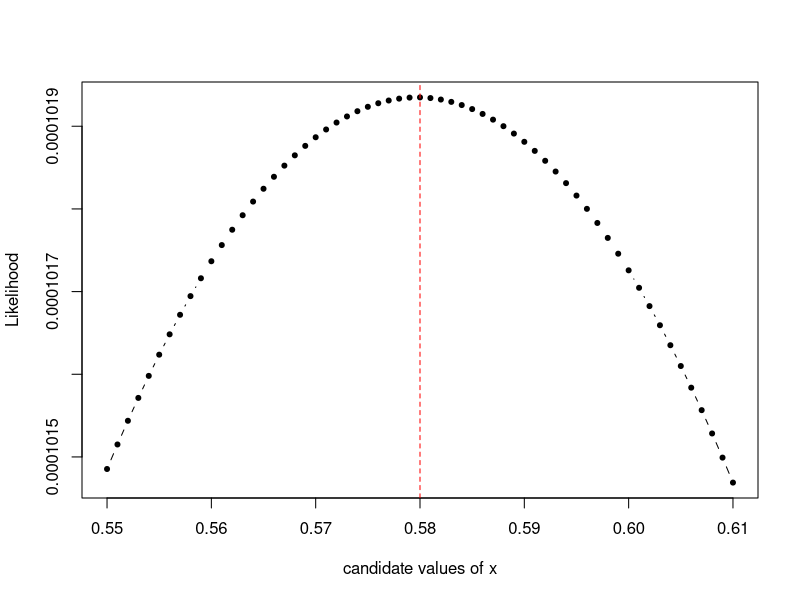
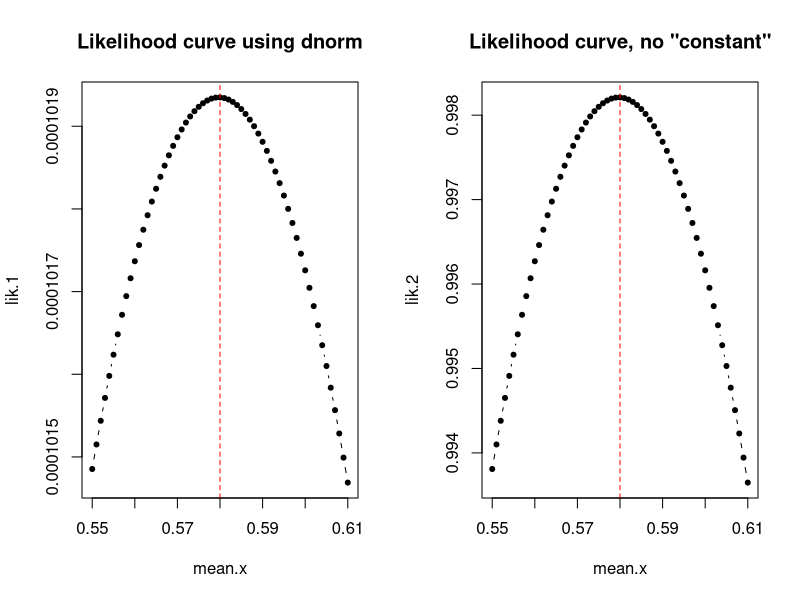
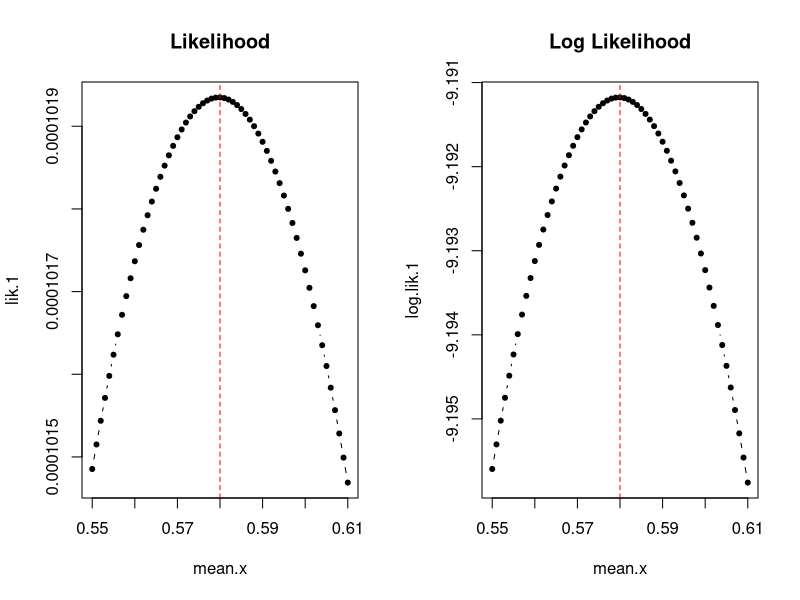
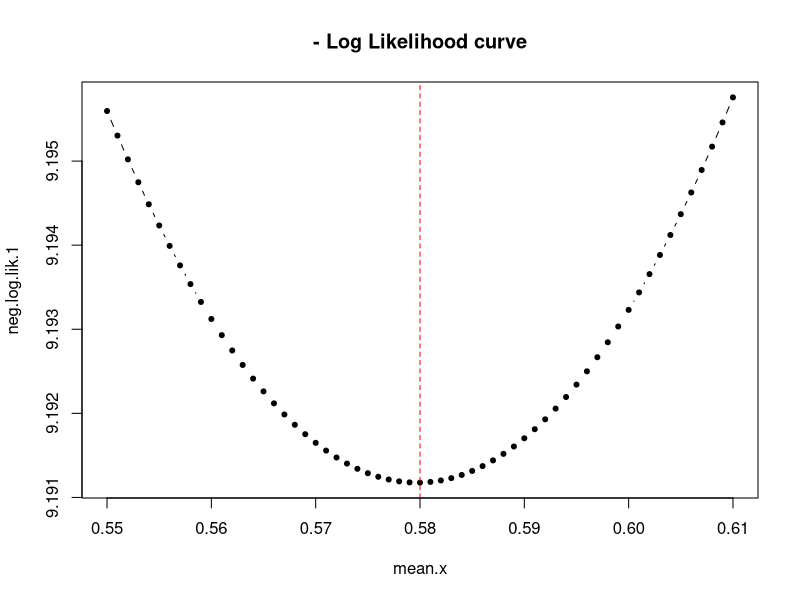
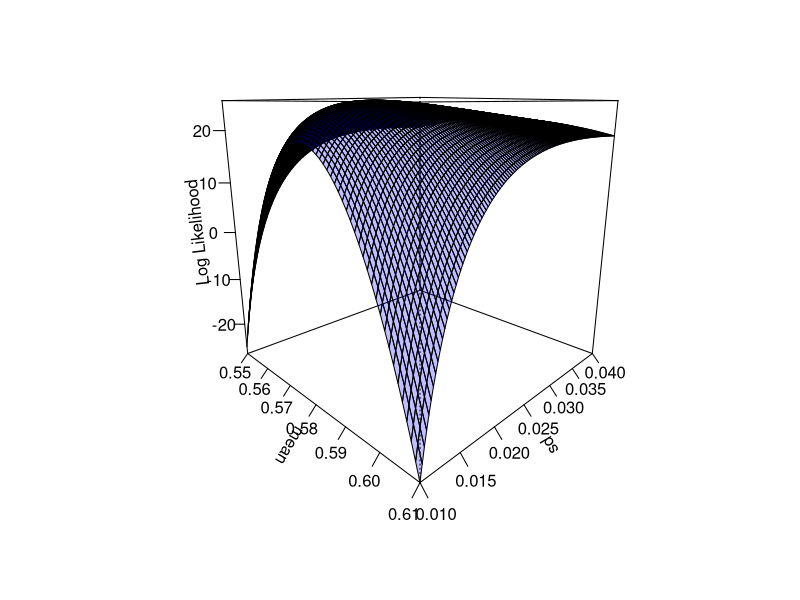
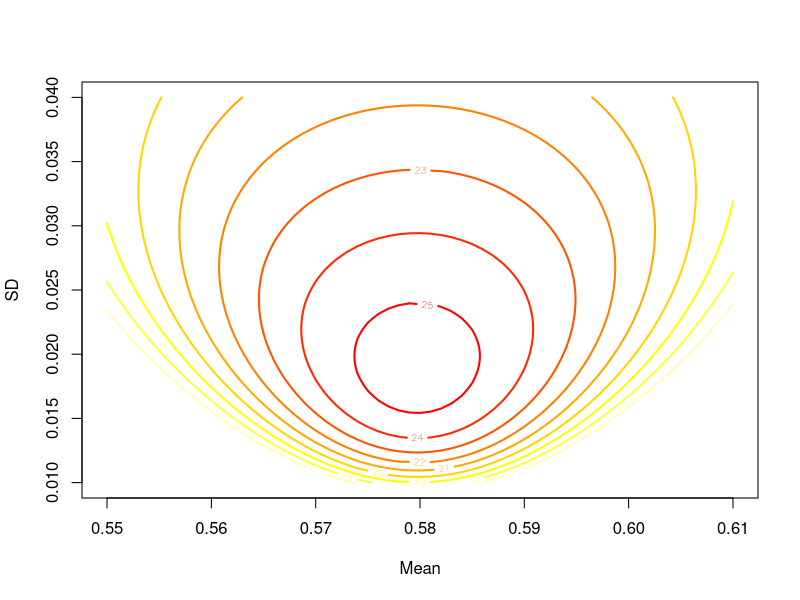
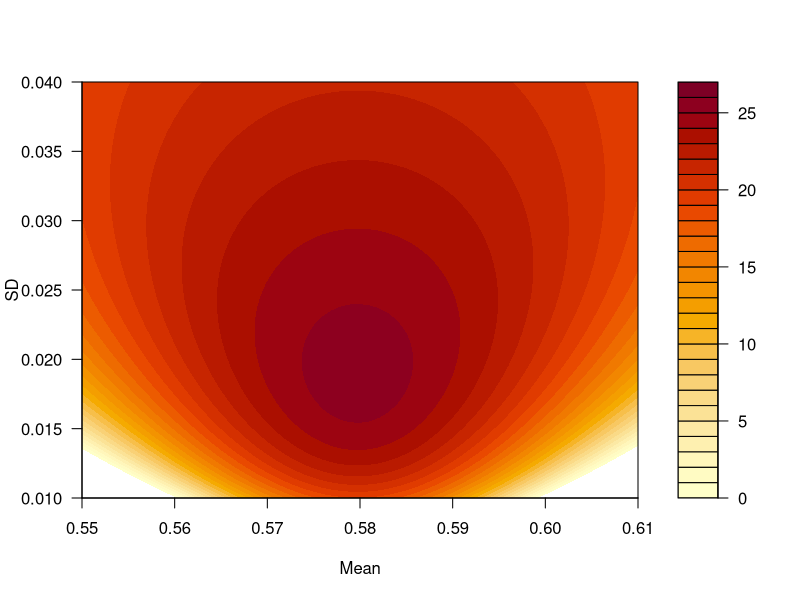
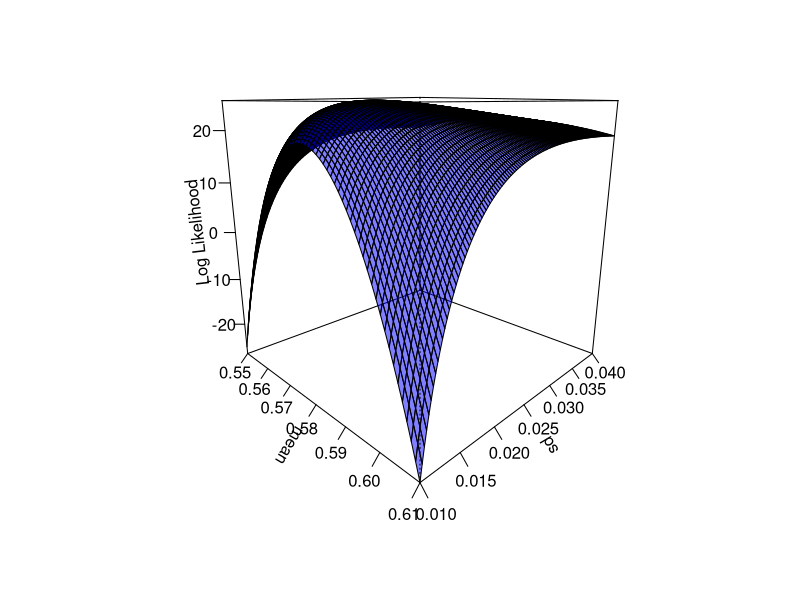

Write R code to recreate these figures, in order.
## ---- chunk 1
knitr::opts_chunk$set(echo = TRUE)
options(digits = 5)
## ---- chunk 2
femur.sample <- c(0.5903, 0.5504, 0.5884, 0.5956, 0.5767, 
                  0.6183, 0.5817, 0.5725, 0.5680, 0.5554)

mean(femur.sample)
min(femur.sample)
max(femur.sample)
## ---- chunk 3
dnorm(x = 0.5903, 
      mean = 0.55, sd = 1) 

# Same thing, just using the data vector
dnorm(x = femur.sample[1], 
      mean = 0.55, sd = 1) 
## ---- chunk 4
dnorm(x = femur.sample[2], 
      mean = 0.55, sd = 1)
## ---- chunk 5
dnorm(x = femur.sample[1], mean = 0.55, sd = 1) * dnorm(x = femur.sample[2], mean = 0.55, sd = 1)
## ---- chunk 6
dnorm(x = femur.sample[1:2], mean=0.55, sd=1)
prod(dnorm(x = femur.sample[1:2], mean=0.55, sd=1))
## ---- chunk 7
sample.prob <- dnorm(x=femur.sample, mean = 0.55, sd = 1)
prod(sample.prob)
## ---- chunk 8
mean(femur.sample)
## ---- chunk 9
sample.prob.2 <- dnorm(x = femur.sample, mean = 0.58, sd = 0.5)
prod(sample.prob.2)
## ---- chunk 10
mean.x <- seq(0.55, 0.61, by = 0.001)

likelihood.x <- function(x) {
  sample_prob_vals <- dnorm(x = femur.sample, mean = x, sd = 1)
  prod(sample_prob_vals)}
## ---- chunk 11
likelihood.x(x = 0.55)
prod(sample.prob) # Our result from earlier as a comparison.
## ---- chunk 12
lik.1 <- sapply(mean.x, likelihood.x)
## ---- chunk 13
plot(lik.1 ~ mean.x, 
     type = "b", pch = 20,
     ylab = "Likelihood", xlab = "candidate values of x")
abline(v = mean.x[which.max(lik.1)], col = "red", lty = 2 )
## ---- chunk 14
mean.x[which.max(lik.1)]
## ---- chunk 15
normal_dist <- function(mean, std_dev,x) {
	(1/(std_dev*sqrt(2*pi)))*exp( -(1/2) * ((x - mean)/std_dev)^2 )}
## ---- chunk 16
normal_dist2 <- function(mean, std_dev, x) {
	exp( -(1/2) * ((x - mean)/std_dev)^2 )}
## ---- chunk 17
likelihood.x.2 <- function(mean = x, std_dev = 1, y = femur.sample) {
  prod( exp( -(1/2) * ((y - mean)/std_dev)^2 ))}
## ---- chunk 18
lik.2 <- sapply(mean.x, likelihood.x.2)

par(mfrow = c(1, 2))

plot(lik.1 ~ mean.x, type="b", pch = 20, 
     main = 'Likelihood curve using dnorm')
abline(v = mean.x[which.max(lik.1)], col = "red", lty = 2 )

plot(lik.2 ~ mean.x, type="b", pch = 20, 
     main = 'Likelihood curve, no "constant"')
abline(v = mean.x[which.max(lik.2)], col = "red", lty = 2 )

par(mfrow = c(1, 1))
## ---- chunk 19
log.likelihood.x <- function(x) {
  sample.prob2 <- dnorm(x = femur.sample, mean = x, sd = 1, log = T)
  sum(sample.prob2)}
## ---- chunk 20
log.lik.1 <- sapply(mean.x, log.likelihood.x)

par(mfrow = c(1, 2))

plot(lik.1 ~ mean.x, type = "b", pch = 20,
     main = 'Likelihood')
abline(v = mean.x[which.max(lik.1)], col = "red", lty = 2 )

plot(log.lik.1 ~ mean.x, type = "b", pch = 20,
     main = 'Log Likelihood')
abline(v = mean.x[which.max(log.lik.1)], col = "red", lty = 2 )

par(mfrow = c(1, 1))
## ---- chunk 21
neg.log.likelihood.x <- function(x) {
  sample.prob2 <- dnorm(x = femur.sample, mean = x, sd = 1, log = T)
  -sum(sample.prob2) # Here is the negative sign
  }
## ---- chunk 22
neg.log.lik.1 <- sapply(mean.x, neg.log.likelihood.x)

plot(neg.log.lik.1 ~ mean.x, type = "b", pch = 20,
      main = '- Log Likelihood curve')
abline(v = mean.x[which.min(neg.log.lik.1)], col = "red", lty = 2 )
## ---- chunk 23
mean.x <- seq(0.55,0.61, by=0.001)
sd.x <- seq(0.01,0.04, by=0.00025)
## ---- chunk 24
lik.mean <- rep(NA, length(mean.x))

lik.sd <- matrix(NA, length(mean.x), length(sd.x)) # initializing the matrix to store the log likelihoods
## ---- chunk 25
for (k in 1:length(sd.x))
 {
  
  b_b <- sd.x[k]
  
   for (j in 1:length(mean.x))

    {
   
      s_s = mean.x[j]
      
      sample.prob2 <- dnorm(x = femur.sample, mean = s_s, sd = b_b, log = T) 
      lik.mean[j] <- sum(sample.prob2) 
 
     }
   
    lik.sd[,k] <- lik.mean 
   }
## ---- chunk 26
par(mfrow = c(1, 1))

#3D
persp(x = mean.x, y = sd.x, z = lik.sd, col = rgb(0,0,1,0.25), 
    theta = 45, phi = 15, shade = 0.5, lphi = 40, 
    xlab = "mean", ylab = "sd", zlab = "Log Likelihood", ticktype = "detailed")
## ---- chunk 27
contour(x = mean.x, y = sd.x, z = lik.sd, xlab = "Mean", 
        ylab = "SD", 
    levels = c(25, 24, 23, 22, 21, 20, 19, 18, 17), 
    col = heat.colors(9), lwd = 2) 
    # change the levels based on the likelihood, or just remove them entirely.
## ---- chunk 28
filled.contour(x = mean.x, y = sd.x, z = lik.sd, 
    xlab = "Mean", ylab = "SD", levels = pretty(c(0, 27), 35))
## ---- chunk 29
grid.lik <- expand.grid(mean.x, sd.x) # generates all possible combinations of the two vectors
dim(grid.lik) # 7381 rows, by 2 columns 
## ---- chunk 30
lik.sd.mean <- function(mean, sd, data = femur.sample){
	sample.prob2 <- dnorm(x = data, mean = mean, sd = sd, log = T) 
  lik.mean <- sum(sample.prob2) }
## ---- chunk 31
likelihood.values <- mapply(lik.sd.mean, grid.lik[,1], grid.lik[,2])
## ---- chunk 32
grid.lik.2 <- cbind(grid.lik, likelihood.values)
names(grid.lik.2) <- c("mu", "sigma", "LogLik")

grid.lik.2[which.max(grid.lik.2[,3]),] # quick way of finding approx MLE

# The only problem with this approach is that you need to make the matrix of the likelihoods, which are otherwise just stored as a single vector
grid.matrix <- matrix(data = likelihood.values, 
                      nrow = length(mean.x), ncol = length(sd.x))
## ---- chunk 33
persp(x = mean.x, y = sd.x, z = grid.matrix, 
      col = rgb(0,0,1, 0.5), theta = 45, phi = 15, shade = 0.5, lphi = 40,
      xlab = "mean", ylab = "sd", zlab = "Log Likelihood", 
      ticktype = "detailed")
